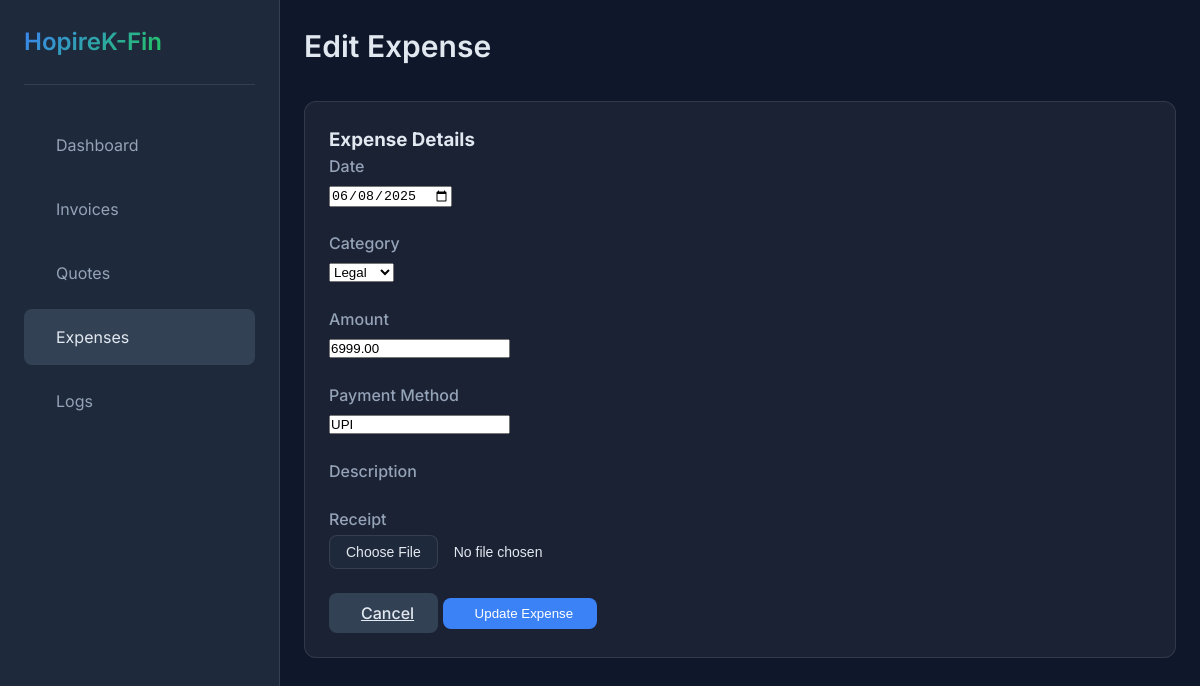
The app's page /expenses/1/edit/ (signed in) with its own data.
### core/models.py (models this page shows, shortened)
class Expense(models.Model):
    CATEGORY_CHOICES = [
        ('rent', 'Rent'),
        ('legal', 'Legal'),
        ('utilities', 'Utilities'),
        ('other', 'Other'),
    ]
    date = models.DateField(default=timezone.now)
    amount = models.DecimalField(max_digits=12, decimal_places=2)
    category = models.CharField(max_length=50, choices=CATEGORY_CHOICES)
    vendor = models.CharField(max_length=255, blank=True)
    payment_method = models.CharField(max_length=100, blank=True)
    receipt = models.FileField(upload_to='receipts/', blank=True, null=True)
    notes = models.TextField(blank=True)

### core/views.py (the view)
# urls.py: path('expenses/<int:pk>/edit/', views.expense_update, name='expense_update'),
@login_required
def expense_update(request, pk):
    expense = get_object_or_404(Expense, pk=pk)
    if request.method == 'POST':
        form = ExpenseForm(request.POST, request.FILES, instance=expense)
        if form.is_valid():
            updated_expense = form.save()
            create_log(
                action='update',
                entity_type='expense',
                entity_id=expense.id,
                description=f"Updated expense: {updated_expense.category}",
                amount=updated_expense.amount,
                user=request.user.username if request.user.is_authenticated else None
            )
            return redirect('expense_list')
    else:
        form = ExpenseForm(instance=expense)
    return render(request, "expense_form.html", {"form": form, "expense": expense})

### core/forms.py
class ExpenseForm(forms.ModelForm):
    class Meta:
        model = Expense
        fields = ['date', 'amount', 'category', 'vendor', 'payment_method', 'receipt', 'notes']

### templates/expense_form.html (shortened to what this page needs)
<!DOCTYPE html>
<html lang="en">
<head>
    <link rel="stylesheet" href="/static/style.css">
</head>
<body>
    {% extends "base.html" %}
    {% block page_title %}
        {% if expense %}Edit Expense{% else %}Record New Expense{% endif %}
    {% endblock %}
    {% block content %}
    <div class="form-page">
        <div class="card form-card">
            <form method="post" class="form-grid" enctype="multipart/form-data">
                <div class="form-section">
                    <h3>Expense Details</h3>
                    <div class="form-row">
                        <div class="form-group">
                            <label for="id_date" class="form-label">Date</label>
                            {{ form.date }}
                        </div>
                        <div class="form-group">
                            <label for="id_category" class="form-label">Category</label>
                            {{ form.category }}
                        </div>
                    </div>
                    <div class="form-row">
                        <div class="form-group">
                            <label for="id_amount" class="form-label">Amount</label>
                            {{ form.amount }}
                        </div>
                        <div class="form-group">
                            <label for="id_payment_method" class="form-label">Payment Method</label>
                            {{ form.payment_method }}
                        </div>
                    </div>
                    <div class="form-row">
                        <div class="form-group full-width">
                            <label for="id_description" class="form-label">Description</label>
                        </div>
                    </div>
                    <div class="form-row">
                        <div class="form-group">
                            <label for="id_receipt" class="form-label">Receipt</label>
                            {{ form.receipt }}
                        </div>
                    </div>
                </div>
                <div class="form-actions">
                    <a href="{% url 'expense_list' %}" class="btn btn-secondary">
                        Cancel
                    </a>
                    <button type="submit" class="btn btn-primary">
                        {% if expense %}Update{% else %}Save{% endif %} Expense
                    </button>
                </div>
            </form>
        </div>
    </div>
    {% endblock %}

### static/style.css (style rules this page uses)
:root { --bg-dark: #0f172a; --surface-dark: #1e293b; --surface-dark-hover: #334155; --text-dark: #e2e8f0; --text-dark-secondary: #94a3b8; --accent-dark: #3b82f6; --accent-dark-hover: #2563eb; --success-dark: #22c55e; --warning-dark: #eab308; --error-dark: #ef4444; --border-dark: rgba(255, 255, 255, 0.1); --card-bg-dark: rgba(255, 255, 255, 0.05); --bg-light: #f1f5f9; --surface-light: #ffffff; --surface-light-hover: #f8fafc; --text-light: #0f172a; --text-light-secondary: #64748b; --accent-light: #2563eb; --accent-light-hover: #1d4ed8; --success-light: #16a34a; --warning-light: #ca8a04; --error-light: #dc2626; --border-light: rgba(0, 0, 0, 0.1); --card-bg-light: rgba(255, 255, 255, 0.8); --spacing-xs: 0.25rem; --spacing-sm: 0.5rem; --spacing-md: 1rem; --spacing-lg: 1.5rem; --spacing-xl: 2rem; --radius-sm: 0.25rem; --radius-md: 0.5rem; --radius-lg: 0.75rem; --radius-xl: 1rem; --shadow-sm: 0 1px 2px 0 rgb(0 0 0 / 0.05); --shadow-md: 0 4px 6px -1px rgb(0 0 0 / 0.1); --shadow-lg: 0 10px 15px -3px rgb(0 0 0 / 0.1); --transition-fast: 150ms cubic-bezier(0.4, 0, 0.2, 1); --transition-normal: 200ms cubic-bezier(0.4, 0, 0.2, 1); --transition-slow: 300ms cubic-bezier(0.4, 0, 0.2, 1); }
* { margin: 0; padding: 0; box-sizing: border-box; }
body { font-family: 'Inter', system-ui, -apple-system, sans-serif; font-size: 16px; line-height: 1.5; transition: background-color var(--transition-normal); -webkit-font-smoothing: antialiased; -moz-osx-font-smoothing: grayscale; }
.dark-theme { background-color: var(--bg-dark); color: var(--text-dark); }
.card { background: var(--card-bg-dark); border-radius: var(--radius-lg); padding: var(--spacing-lg); border: 1px solid var(--border-dark); transition: transform var(--transition-normal), box-shadow var(--transition-normal); }
.dark-theme .card { background: var(--card-bg-dark); border-color: var(--border-dark); }
.btn { display: inline-flex; align-items: center; gap: var(--spacing-sm); padding: var(--spacing-sm) var(--spacing-lg); border-radius: var(--radius-md); font-weight: 500; cursor: pointer; transition: all var(--transition-fast); border: none; }
.btn-primary { background: var(--accent-dark); color: white; }
.btn-secondary { background: var(--surface-dark-hover); color: var(--text-dark); }
.form-group { margin-bottom: var(--spacing-lg); }
.form-label { display: block; margin-bottom: var(--spacing-xs); color: var(--text-dark-secondary); font-weight: 500; }

### templates/expense_form.html (style rules this page uses)
input[type="file"] { background: none; padding: 0; border: none; font-size: 0.875rem; }

### records on screen
Expense: date "06/08/2025", category "Legal", amount "6999.00", payment_method "UPI"
